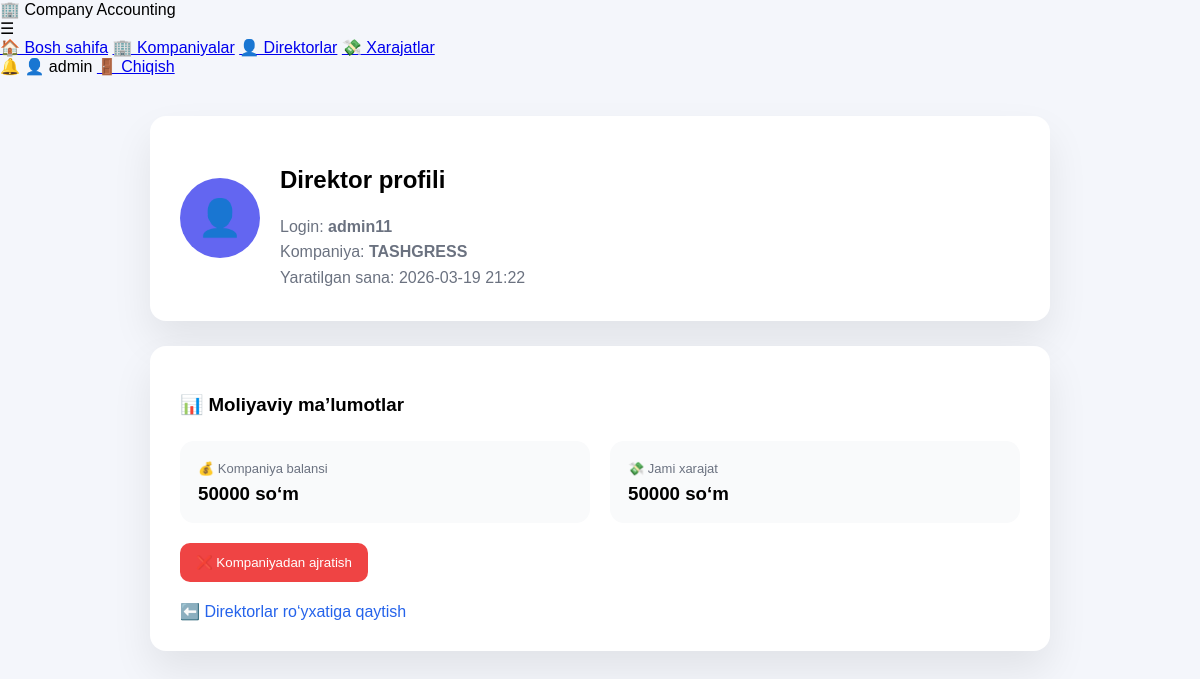
The page /admin/director/2 (signed in) on the database its author committed.
### tables this page shows
CREATE TABLE users (
        id INTEGER PRIMARY KEY AUTOINCREMENT,
        username TEXT UNIQUE,
        password TEXT,
        role TEXT,
        company_id INTEGER,
        created_at TEXT
    );

CREATE TABLE companies (
        id INTEGER PRIMARY KEY AUTOINCREMENT,
        name TEXT,
        balance INTEGER DEFAULT 0,
        created_at TEXT
    );

### app.py (the view, shortened to what this page needs)
@app.route("/admin/director/<int:director_id>", methods=["GET", "POST"])
def admin_director_detail(director_id):
    if session.get("role") != "admin":
        return "Ruxsat yo'q ❌"
    conn = get_db()
    c = conn.cursor()
    c.execute("""
        SELECT
            u.id,
            u.username,
            u.created_at,
            c.name AS company,
            c.id AS company_id_val
        FROM users u
        LEFT JOIN companies c ON u.company_id = c.id
        WHERE u.id = ?
    """, (director_id,))
    director = c.fetchone()
    if not director:
        conn.close()
        return "Direktor topilmadi ❌"
    c.execute("SELECT id, name FROM companies")
    companies = c.fetchall()
    company_balance = 0
    total_expenses = 0
    if director["company_id_val"]:
        c.execute(
            "SELECT balance FROM companies WHERE id=?",
            (director["company_id_val"],)
        )
        row = c.fetchone()
        if row:
            company_balance = row["balance"]
        c.execute(
            "SELECT IFNULL(SUM(amount), 0) FROM expenses WHERE company_id=?",
            (director["company_id_val"],)
        )
        total_expenses = c.fetchone()[0]
    conn.close()
    return render_template(
        "admin_director_detail.html",
        director=director,
        companies=companies,
        company_balance=company_balance,
        total_expenses=total_expenses
    )

### app.py (called while the page is built)
def get_db():
    conn = sqlite3.connect("users.db")
    conn.row_factory = sqlite3.Row
    return conn

@app.context_processor
def inject_notifications():
    return {
        "notifications": [],
        "last_expense": session.get("last_expense")
    }

### templates/admin_director_detail.html (shortened to what this page needs)
<!DOCTYPE html>
<html lang="uz">
<head>
    <link rel="stylesheet" href="{{ url_for('static', filename='dashboard.css') }}">
</head>
<body>
{% include "navbar.html" %}
<div class="profile-wrap">
    <div class="profile-card">
        <div class="profile-header">
            <div class="avatar">👤</div>
            <div>
                <h2>Direktor profili</h2>
                <div class="meta">
                    Login: <strong>{{ director['username'] }}</strong><br>
                    Kompaniya:
                    <strong>
                        {{ director['company'] if director['company'] else "Biriktirilmagan" }}
                    </strong><br>
                    Yaratilgan sana: {{ director['created_at'] }}
                </div>
            </div>
        </div>
    </div>
    <div class="profile-card">
        <h3>📊 Moliyaviy ma’lumotlar</h3>
        <div class="grid">
            <div class="stat">
                <span>💰 Kompaniya balansi</span>
                <h3>{{ company_balance }} so‘m</h3>
            </div>
            <div class="stat">
                <span>💸 Jami xarajat</span>
                <h3>{{ total_expenses }} so‘m</h3>
            </div>
        </div>
        {% if not director['company'] %}
            <h4 style="margin-top:25px;">🏢 Kompaniyaga biriktirish</h4>
            <form method="POST">
                <select name="company_id" required>
                    <option value="" disabled selected>
                        — Kompaniyani tanlang —
                    </option>
                    {% for c in companies %}
                        <option value="{{ c['id'] }}">
                            {{ c['name'] }}
                        </option>
                    {% endfor %}
                </select>
                <button class="assign" type="submit">
                    ➕ Biriktirish
                </button>
            </form>
        {% else %}
            <form method="GET"
                  action="{{ url_for('unassign_director', director_id=director['id']) }}">
                <button class="danger" type="submit">
                    ❌ Kompaniyadan ajratish
                </button>
            </form>
        {% endif %}
        <a href="{{ url_for('admin_directors') }}" class="back">
            ⬅️ Direktorlar ro‘yxatiga qaytish
        </a>
    </div>
</div>
</body>
</html>

### static/dashboard.css (style rules this page uses)
body { margin: 0; font-family: Arial, sans-serif; background: #f4f6fb; }

### templates/admin_director_detail.html (style rules this page uses)
.profile-wrap { max-width: 900px; margin: 40px auto; }
.profile-card { background: white; border-radius: 16px; padding: 30px; box-shadow: 0 20px 40px rgba(0,0,0,.08); margin-bottom: 25px; }
.profile-header { display: flex; align-items: center; gap: 20px; }
.avatar { width: 80px; height: 80px; border-radius: 50%; background: #6366f1; display: flex; align-items: center; justify-content: center; font-size: 36px; color: white; }
.meta { color: #6b7280; margin-top: 6px; line-height: 1.6; }
.grid { display: grid; grid-template-columns: repeat(auto-fit,minmax(220px,1fr)); gap: 20px; margin-top: 25px; }
.stat { background: #f9fafb; padding: 18px; border-radius: 14px; }
.stat span { font-size: 13px; color: #6b7280; }
.stat h3 { margin: 6px 0 0; }
.danger { background: #ef4444; color: white; padding: 12px 16px; border-radius: 10px; border: none; cursor: pointer; margin-top: 20px; }
.back { display: inline-block; margin-top: 20px; color: #2563eb; text-decoration: none; }

### rows shown on the page
users: username "admin11", created_at "2026-03-19 21:22"
companies: name "TASHGRESS", balance "50000"

### other values the page prints
{{ session.get("user") }} "admin"
{{ total_expenses }} "50000"
